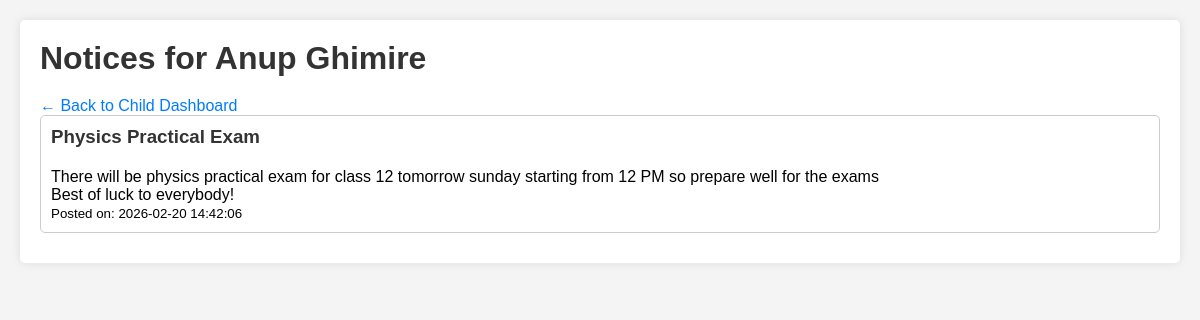
Page /parent/child_notices.php?student_id=2 (signed in) on the committed database.
### tables this page shows
CREATE TABLE `students` (
  `id` int(11) NOT NULL,
  `student_id` varchar(20) NOT NULL,
  `name` varchar(100) NOT NULL,
  `email` varchar(100) DEFAULT NULL,
  `phone` varchar(15) DEFAULT NULL,
  `class` varchar(10) NOT NULL,
  `section` varchar(5) DEFAULT NULL,
  `roll_no` int(11) DEFAULT NULL,
  `address` text DEFAULT NULL,
  `password` varchar(255) NOT NULL,
  `created_at` timestamp NOT NULL DEFAULT current_timestamp()
);

CREATE TABLE `notices` (
  `id` int(11) NOT NULL,
  `title` varchar(200) NOT NULL,
  `content` text NOT NULL,
  `posted_by` int(11) NOT NULL,
  `target_audience` enum('all','class') DEFAULT 'all',
  `class` varchar(10) DEFAULT NULL,
  `created_at` timestamp NOT NULL DEFAULT current_timestamp()
);

### parent/child_notices.php (the view, shortened to what this page needs)
<?php
include '../config.php';
$student_id = isset($_GET['student_id']) ? intval($_GET['student_id']) : 0;
$student_sql = "SELECT name, class FROM students WHERE id = $student_id";
$student_res = mysqli_query($conn, $student_sql);
$student = mysqli_fetch_assoc($student_res);
$class = $student['class'];
$notices_sql = "SELECT * FROM notices WHERE target_audience = 'all' OR (target_audience = 'class' AND class = '$class') ORDER BY created_at DESC";
$notices_res = mysqli_query($conn, $notices_sql);
?>
<!DOCTYPE html>
<html>
<head>
    <link rel="stylesheet" href="../css/style.css">
</head>
<body>
    <div class="container">
        <h1>Notices for <?php echo $student['name']; ?></h1>
        <p><a href="view_child.php?student_id=<?php echo $student_id; ?>">← Back to Child Dashboard</a></p>
        <?php if (mysqli_num_rows($notices_res) > 0): ?>
            <?php while ($row = mysqli_fetch_assoc($notices_res)): ?>
                <div style="border:1px solid #ccc; padding:10px; margin-bottom:10px; border-radius:5px;">
                    <h3><?php echo $row['title']; ?></h3>
                    <p><?php echo nl2br($row['content']); ?></p>
                    <small>Posted on: <?php echo $row['created_at']; ?></small>
                </div>
            <?php endwhile; ?>
        <?php else: ?>
            <p>No notices available.</p>
        <?php endif; ?>
    </div>
</body>
</html>

### css/style.css (style rules this page uses)
* { margin: 0; padding: 0; box-sizing: border-box; }
body { font-family: Arial, sans-serif; background: #f4f4f4; padding: 20px; }
.container { max-width: 1200px; margin: 0 auto; background: white; padding: 20px; border-radius: 5px; box-shadow: 0 0 10px rgba(0,0,0,0.1); }
h1, h2, h3 { color: #333; margin-bottom: 20px; }
a { color: #007bff; text-decoration: none; }

### rows in the picture
students: name "Anup Ghimire"
notices: title "Physics Practical Exam", content "There will be physics practical exam for class 12 tomorrow sunday starting from 12 PM so prepare well for the exams Best of luck to everybody!", created_at "2026-02-20 14:42:06"
